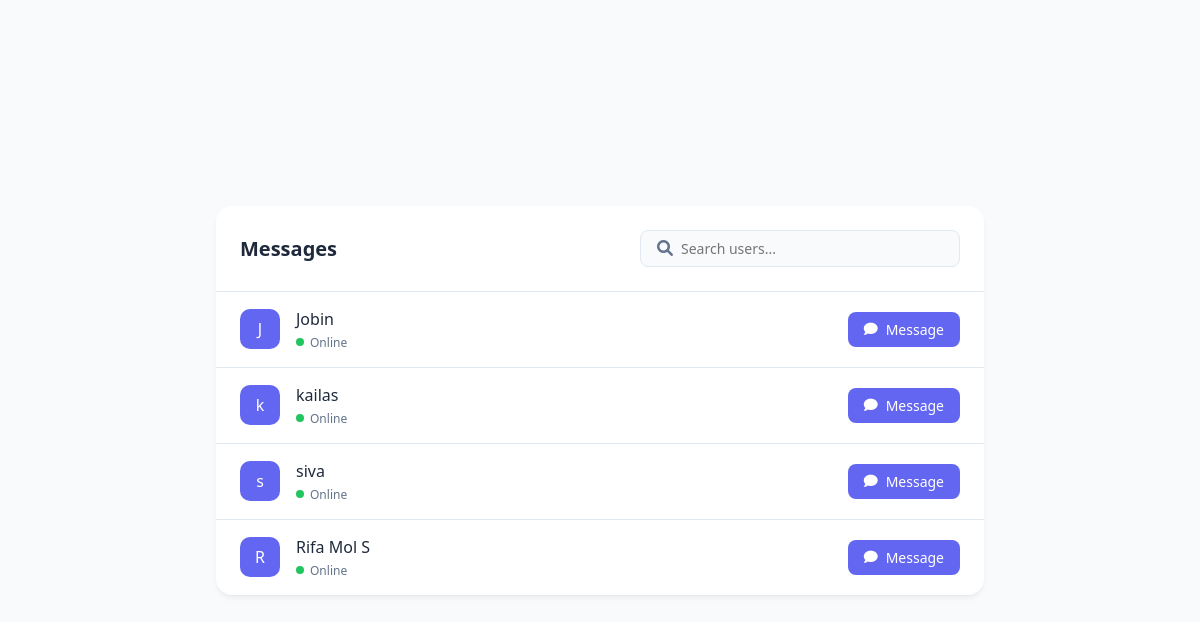
Page /messages/ (signed in) on the committed database.
### sphere/models.py (models this page shows, shortened)
class registration(models.Model):
    username = models.CharField(max_length=64)
    email = models.CharField(max_length=64)
    password = models.CharField(max_length=64)
    confirmpassword = models.CharField(max_length=64)
    phone_number = models.CharField(max_length=15, null=True, blank=True)
    address = models.TextField(null=True, blank=True)
    bio = models.TextField(null=True, blank=True)
    profilepic = models.ImageField(upload_to='profile_pics/', null=True, blank=True)
    class Meta:
        db_table = 'sphere_registration'

### sphere/views.py (the view)
# urls.py: path('messages/', views.message_page, name='messages'),
def message_page(request):
    if 'session1' not in request.session:
        return redirect('login')
    user_id = request.session['session1']
    logged_in_user = registration.objects.get(id=user_id)
    users = registration.objects.exclude(id=user_id)
    return render(request, 'messages.html', {'users': users, 'logged_in_user': logged_in_user})

### sphere/templates/messages.html (shortened to what this page needs)
<!DOCTYPE html>
<html lang="en">
<head>
    <link href="https://cdnjs.cloudflare.com/ajax/libs/font-awesome/6.0.0-beta3/css/all.min.css" rel="stylesheet">
</head>
<body>
    <div class="container">
        <div class="header">
            <h2>Messages</h2>
            <div class="search-box">
                <i class="fas fa-search"></i>
                <input type="text" placeholder="Search users...">
            </div>
        </div>
        <ul class="users-list">
            {% for user in users %}
                <li class="user-item">
                    <a href="{% url 'chat' user.id %}" class="user-link">
                        <div class="user-avatar">
                            {{ user.username|slice:":1" }}
                        </div>
                        <div class="user-info">
                            <div class="user-name">{{ user.username }}</div>
                            <div class="user-status">
                                <div class="status-indicator"></div>
                                Online
                            </div>
                        </div>
                        <button class="action-button">
                            <i class="fas fa-comment"></i>
                            Message
                        </button>
                    </a>
                </li>
            {% empty %}
                <li class="empty-state">
                    <i class="fas fa-users"></i>
                    <p>No users found</p>
                </li>
            {% endfor %}
        </ul>
    </div>
</body>
</html>

### sphere/templates/messages.html (style rules this page uses)
:root { --primary: #6366f1; --primary-dark: #4f46e5; --surface: #ffffff; --background: #f8fafc; --text: #1e293b; --text-secondary: #64748b; --border: #e2e8f0; --success: #22c55e; }
* { margin: 0; padding: 0; box-sizing: border-box; font-family: system-ui, -apple-system, sans-serif; }
body { background: var(--background); min-height: 100vh; display: flex; align-items: center; justify-content: center; color: var(--text); }
.container { width: 100%; max-width: 768px; margin: 2rem; background: var(--surface); border-radius: 16px; box-shadow: 0 4px 6px -1px rgb(0 0 0 / 0.05), 0 2px 4px -2px rgb(0 0 0 / 0.05); }
.header { padding: 1.5rem; border-bottom: 1px solid var(--border); display: flex; align-items: center; gap: 0.75rem; }
.header h2 { font-size: 1.25rem; font-weight: 600; color: var(--text); flex-grow: 1; }
.search-box { background: var(--background); border: 1px solid var(--border); border-radius: 8px; padding: 0.5rem 1rem; display: flex; align-items: center; gap: 0.5rem; width: 100%; max-width: 320px; }
.search-box input { border: none; background: none; outline: none; font-size: 0.875rem; color: var(--text); width: 100%; }
.search-box i { color: var(--text-secondary); }
.users-list { list-style: none; }
.user-item { transition: all 0.2s ease; }
.user-item:last-child .user-link { border-bottom: none; }
.user-link { display: flex; align-items: center; padding: 1rem 1.5rem; text-decoration: none; color: var(--text); border-bottom: 1px solid var(--border); transition: all 0.2s ease; }
.user-avatar { width: 40px; height: 40px; background: var(--primary); border-radius: 10px; display: flex; align-items: center; justify-content: center; color: white; font-weight: 500; flex-shrink: 0; }
.user-info { margin-left: 1rem; flex-grow: 1; }
.user-name { font-weight: 500; margin-bottom: 0.25rem; }
.user-status { font-size: 0.75rem; color: var(--text-secondary); display: flex; align-items: center; gap: 0.375rem; }
.status-indicator { width: 8px; height: 8px; background: var(--success); border-radius: 50%; }
.action-button { background: var(--primary); color: white; border: none; border-radius: 8px; padding: 0.5rem 1rem; font-size: 0.875rem; font-weight: 500; cursor: pointer; transition: all 0.2s ease; display: flex; align-items: center; gap: 0.5rem; }

### rows in the picture
registration: username "J", username "Jobin"
registration: username "k", username "kailas"
registration: username "s", username "siva"
registration: username "R", username "Rifa Mol S"
